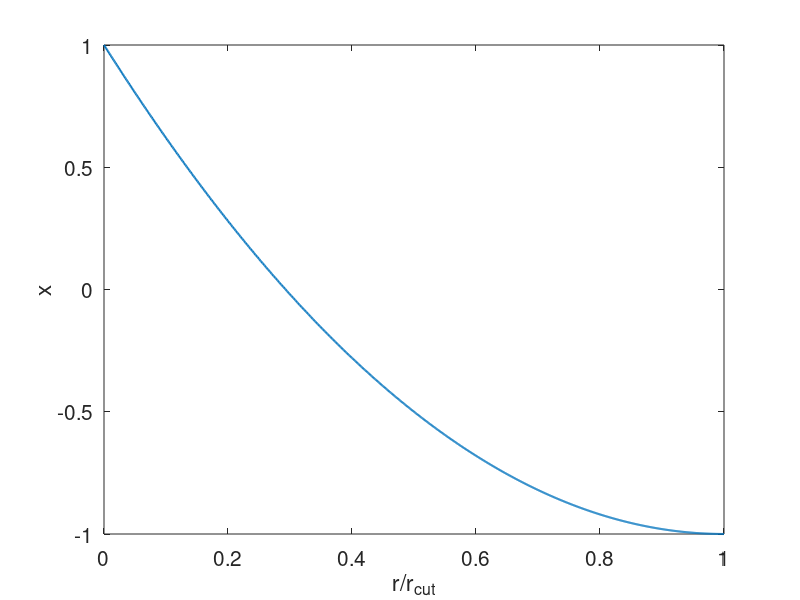
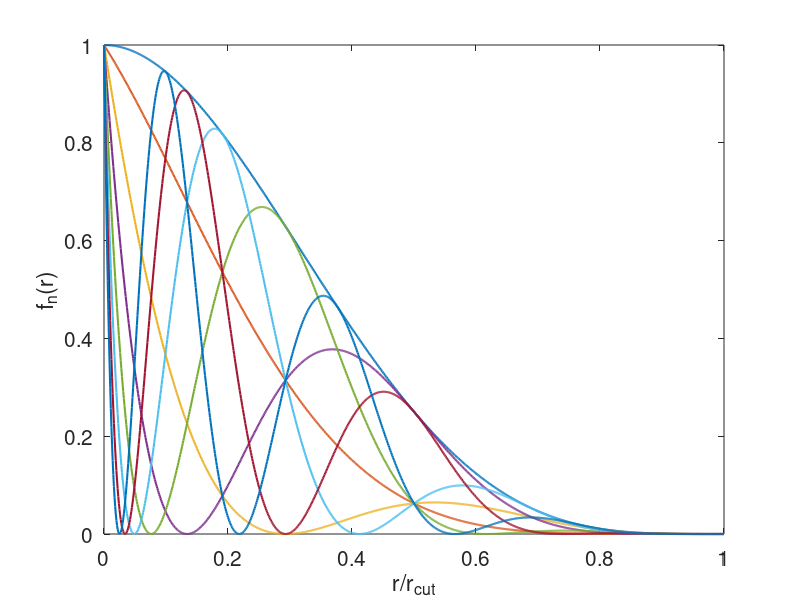

These charts were generated, in order, by the following MATLAB code:
clear; close all;
n_max = 8;
r = 0 : 0.001 : 1;
x = 2 * (r-1).^2 - 1;
f_poly1=1+2*r.^3-3.*r.^2;
f_poly2=f_poly1.^2;

f = zeros(n_max, length(x));
f(1,:) = 1;
f(2,:) = x;
for n = 3 : n_max
    f(n,:) = 2 * x .* f(n-1,:) - f(n-2,:);
end
for n = 1 : n_max
    f(n,:) = (1+f(n,:))/2 .* f_poly2;
end

figure;
plot(r,x,'-','linewidth',1.5);
xlabel('r/r_{cut}');
ylabel('x');
set(gca,'fontsize',15);

figure;
plot(r,f,'-','linewidth',1.5);hold on;
xlabel('r/r_{cut}');
ylabel('f_n(r)');
set(gca,'fontsize',15);
